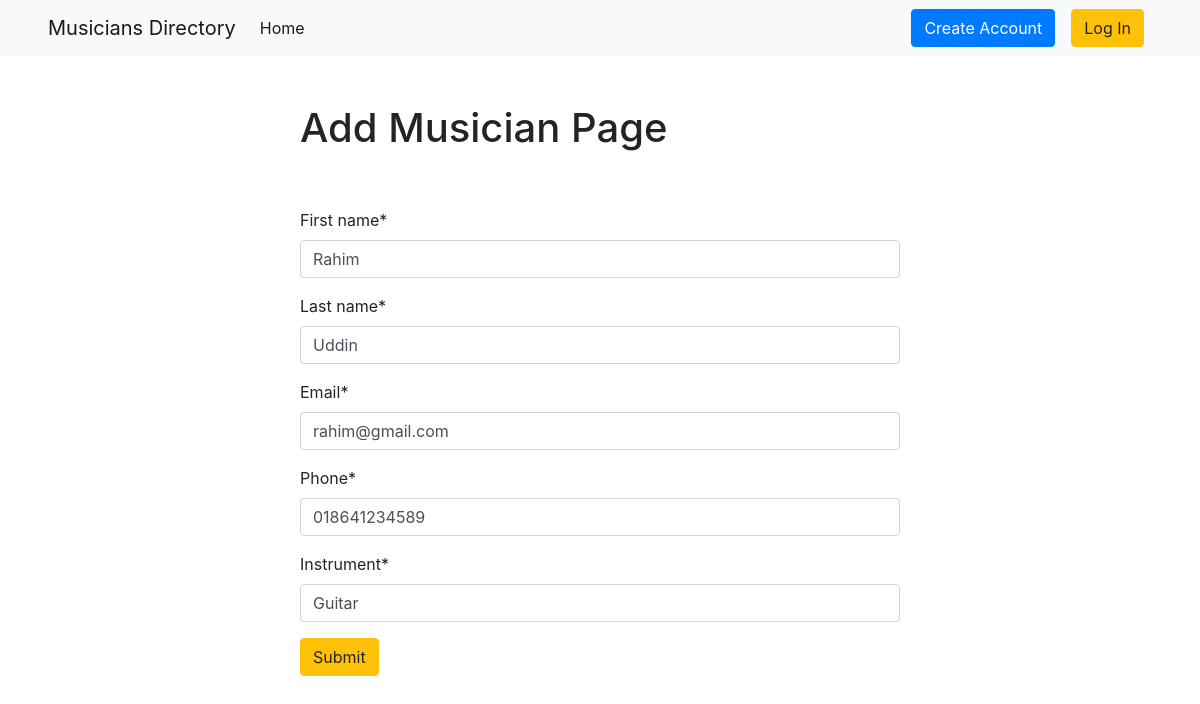
The page /musician/edit/1 on the database its author committed.
### musician/models.py (models this page shows, shortened)
class Musician(models.Model):
    first_name = models.CharField(max_length=50)
    last_name = models.CharField(max_length=50)
    email = models.EmailField()
    phone = models.CharField(max_length=20)
    instrument = models.CharField(max_length=50)

### musician/views.py (the view)
# urls.py: path('edit/<int:id>', views.edit_musician,name="edit_musician"),
def edit_musician(request,id):
    musician = models.Musician.objects.get(pk=id)
    musician_form = forms.MusicianForm(instance=musician)
    if request.method == 'POST':
        musician_form = forms.MusicianForm(request.POST, instance=musician)
        if musician_form.is_valid():
            musician_form.save()
            return redirect('homepage')
    return render(request,'add_musician.html', {'form': musician_form})

### musician/forms.py
class MusicianForm(forms.ModelForm):
    class Meta:
        model = Musician
        fields ="__all__"

### musician/templates/add_musician.html (shortened to what this page needs)
{% extends "base.html" %}
{% block content %}
{% load crispy_forms_tags %}
<form action="" class="w-50 mx-auto mt-5" method = "post">
    <h1>Add Musician Page</h1><br><br>
    {{form|crispy}}
    <button class="btn btn-warning">Submit</button>
</form>
{% endblock content %}

### rows shown on the page
Musician: first_name "Rahim", last_name "Uddin", email "rahim@gmail.com", phone "018641234589", instrument "Guitar"
